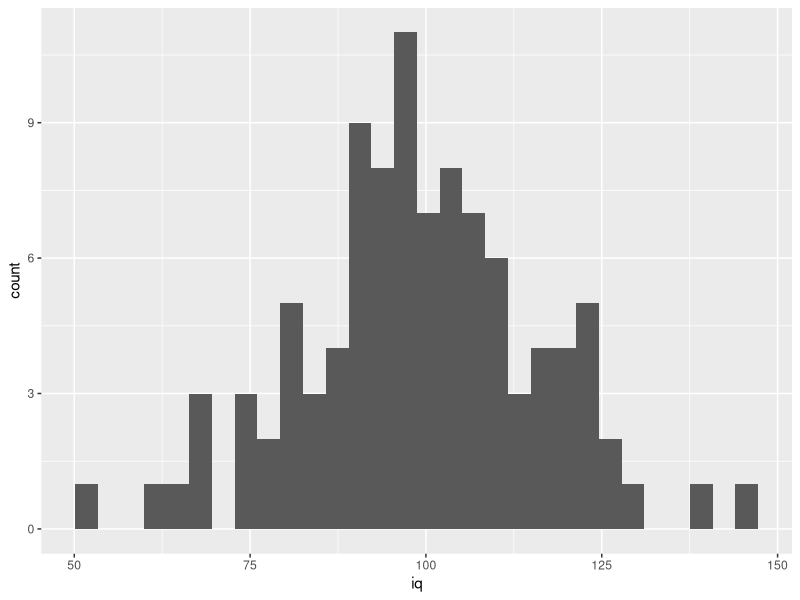

Recreate this plot in R.
## ---- chunk 1
knitr::opts_chunk$set(echo = TRUE)
## ---- chunk 2
library(readr)
iq_df <- read_csv("data_1(1)/data_1/iq.csv")

#mean
mean(iq_df$iq)
#cociente intelectual medio para la muestra es 99
## ---- chunk 3
# ¿En este, es razonable asumir Normalidad?
#hist(iq$iq) #Es razonable asumir normalidad, tiene forma de campana.
library("tidyverse")    #ggplot2

#Trabaja con data frames
#¿Como afecta el iq a la puntacion media de la uni

#data frame de los datos, mapeo de columnas a "atributos esteticos" (aesthetics) + como se representa en pantalla (geometrias).

#depende del color se representa en un color u otro.
# ggplot(iq_df,
#        aes(x = iq, y = grade_point_average, col = gender)
#        ) + 
#   geom_point() #+ 
#   # geom_line()

ggplot(iq_df,
       aes(x = iq)) + geom_histogram()
#si es razonable debido a que tiene forma de campana.

# ¿En este ejercicio, es razonable MAS/pob inf?

#hay cientos de miles de estudiantes = prob inf -> es razonable asumir independencia entre muestras.


#X ~ N(mu, sigma^2/n)= N(mu, (15^2)/100)
## ---- chunk 4
# p(mu - 15/10 < X < mu + 15/10) = 0.68
# p(mu - 2*15/10 < X < mu + 2*15/10) = 0.95
# p(mu - 3*15/10 < X < mu + 3*15/10) = 0.99

# p(mu - z*15/10 < X < mu + z*15/10) = nivel de confianza(alfa)
#P(-z*15/10 < X - mu < z*15/10) = nivel de confianza
#P(-z < (X - mu)/(15/10) < z) = nivel de confianza
## ---- chunk 5

# ??
## ---- chunk 6

# ??
## ---- chunk 7
estimate_var <- function(x) {
  0
  #1 / length(???) * sum((x - ???) ^ 2)
}

replicate(
  5,
  mean(replicate(10000, {
    samples <- rnorm(4, sd = 2)
    estimate_var(samples)
  }))
)
## ---- chunk 8

# ??
## ---- chunk 9

# ??
## ---- chunk 10

# ??
## ---- chunk 11

# ??
